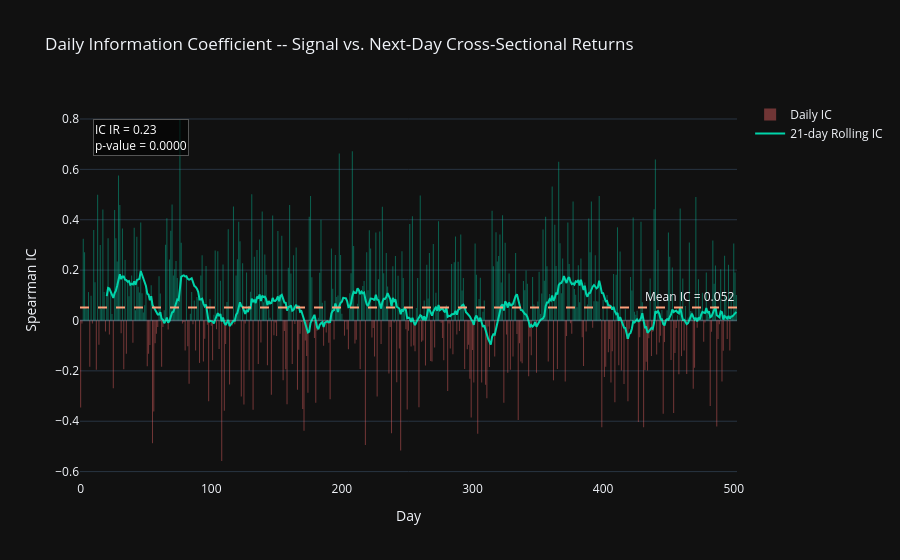

Source (notebook cell):
### Code cell
ROLL    = 21
ic_roll = pd.Series(IC_daily).rolling(ROLL).mean()

fig = go.Figure()
fig.add_trace(go.Bar(
    x=np.arange(len(IC_daily)), y=IC_daily,
    name='Daily IC',
    marker_color=np.where(IC_daily >= 0, 'rgba(0,212,170,0.4)', 'rgba(255,107,107,0.4)'),
    marker_line_width=0
))
fig.add_trace(go.Scatter(
    x=np.arange(len(IC_daily)), y=ic_roll,
    mode='lines', name='{}-day Rolling IC'.format(ROLL),
    line=dict(color='#00d4aa', width=2)
))
fig.add_hline(y=IC_mean, line_dash='dash', line_color='lightsalmon',
              annotation_text='Mean IC = {:.3f}'.format(IC_mean),
              annotation_position='top right')
fig.add_hline(y=0, line_color='white', line_width=0.5, opacity=0.3)
fig.add_annotation(
    x=0.02, y=0.95, xref='paper', yref='paper',
    text='IC IR = {:.2f}<br>p-value = {:.4f}'.format(IC_IR, IC_pval),
    showarrow=False, align='left',
    bgcolor='rgba(0,0,0,0.6)', bordercolor='#555',
    font=dict(size=12, color='white')
)
fig.update_layout(
    title='Daily Information Coefficient -- Signal vs. Next-Day Cross-Sectional Returns',
    xaxis_title='Day', yaxis_title='Spearman IC',
    template='plotly_dark'
)
fig.show()

### Figure 1 — Plotly figure (JSON) as saved in the notebook; plotly's stock layout.template omitted (floating-point values rounded to 4 significant figures; data arrays with more than 128 entries replaced by an {"elided": "..."} marker saying what was removed)
{"data": [{"marker": {"color": {"elided": "503 str values"}, "line": {"width": 0}}, "name": "Daily IC", "type": "bar", "x": {"elided": "503 int values"}, "y": {"elided": "503 float values"}}, {"line": {"color": "#00d4aa", "width": 2}, "mode": "lines", "name": "21-day Rolling IC", "type": "scatter", "x": {"elided": "503 int values"}, "y": {"elided": "503 float values"}}], "layout": {"annotations": [{"showarrow": false, "text": "Mean IC = 0.052", "x": 1, "xanchor": "right", "xref": "x domain", "y": 0.05201, "yanchor": "bottom", "yref": "y"}, {"align": "left", "bgcolor": "rgba(0,0,0,0.6)", "bordercolor": "#555", "font": {"color": "white", "size": 12}, "showarrow": false, "text": "IC IR = 0.23<br>p-value = 0.0000", "x": 0.02, "xref": "paper", "y": 0.95, "yref": "paper"}], "shapes": [{"line": {"color": "lightsalmon", "dash": "dash"}, "type": "line", "x0": 0, "x1": 1, "xref": "x domain", "y0": 0.05201, "y1": 0.05201, "yref": "y"}, {"line": {"color": "white", "width": 0.5}, "opacity": 0.3, "type": "line", "x0": 0, "x1": 1, "xref": "x domain", "y0": 0, "y1": 0, "yref": "y"}], "title": {"text": "Daily Information Coefficient -- Signal vs. Next-Day Cross-Sectional Returns"}, "xaxis": {"title": {"text": "Day"}}, "yaxis": {"title": {"text": "Spearman IC"}}}}
